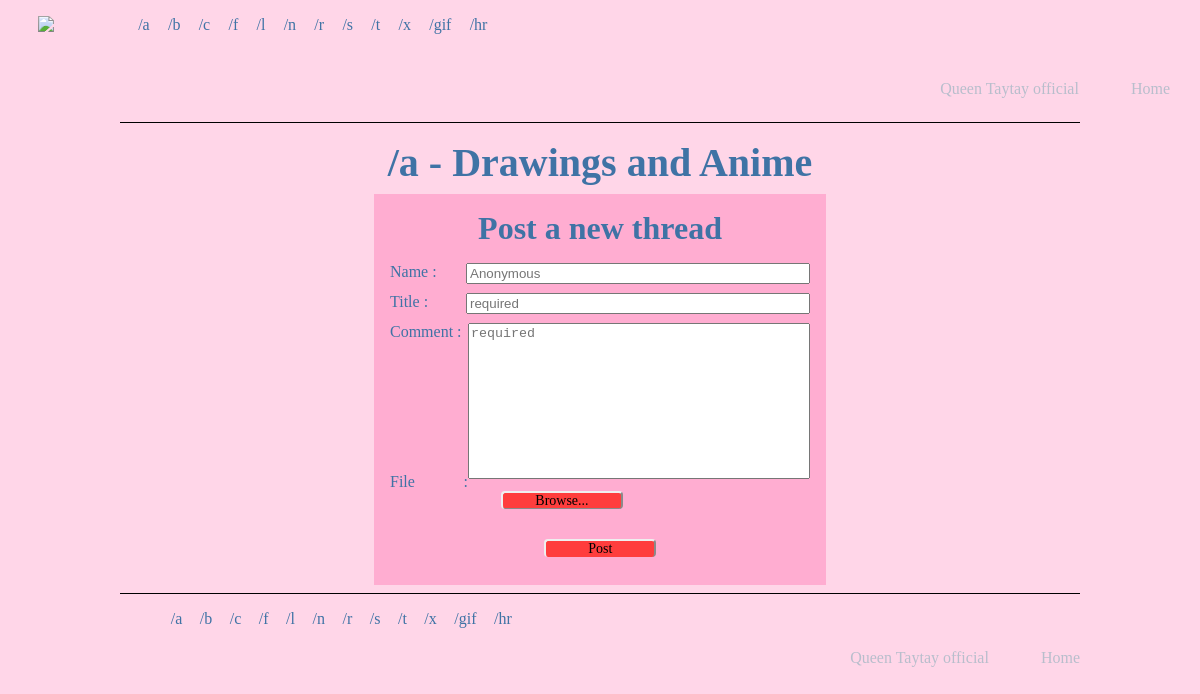
/thread.php?id=1, run on the app's committed database.
### tables this page shows
CREATE TABLE `category` (
  `id` int(11) NOT NULL,
  `type` varchar(8) NOT NULL,
  `category` varchar(123) NOT NULL
);

### thread.php (the view, shortened to what this page needs)
<?php
	$whatForm = 'thread';
	$id = 'category_id';
	require_once 'connect.php';
    $title = 'SELECT
    `id`,
	`type`,
	`category`
	FROM
	`category`
	;';
	$stmt = $pdo->prepare($title);
    $stmt->execute();
    $headList = $stmt->fetchAll();
    $getTitle = array();
    foreach ($headList as $key => $value) {
    	if($headList[$key]['id']==$_GET['id'])
    	{
    		array_push($getTitle, $headList[$key]['type'], $headList[$key]['category'], $headList[$key]['id']);
    	}
    }
?>
<!DOCTYPE html>
<html>
<head>
	<link rel="stylesheet" type="text/css" href="styles/tschan.css">
</head>
<body>
	<?php
		require_once 'header.php';
		require_once 'form.php';
	?>
	<?php
		require_once('footer.php');
	?>
</body>
</html>

### header.php
<header class="page">
	<a href="index.php"><img src="content/logoSwift.png" class="logo"></a>
	<ul class="headList">
<?php foreach ($headList as $key => $value): ?>
		<li class="navList" title="<?=$headList[$key]['category']?>"><a href="thread.php?id=<?=$headList[$key]['id']?>">/<?=$headList[$key]['type']?></a></li>
<?php endforeach; ?>
	</ul>
	<nav class="headNav">
		<a href="http://www.taylorswift.com">Queen Taytay official</a>
		<a href="index.php">Home</a>
	</nav>
</header>

### form.php (shortened to what this page needs)
<main>
	<div class="thForm">
<?php
	if (isset($_GET['id'])):
?>
	<h2>/<?=$getTitle['0']?> - <?=$getTitle['1']?></h2>
		<h3 id="formTitle">Post a new <?=$whatForm?></h3>
		<form id="dropper" class="newThread" method="post" enctype="multipart/form-data">
			<div class="formLine">
				<span class="what">Name :</span>
				<input class="formContent" type="text" name="name" placeholder="Anonymous">
			</div>
			<?php if ($id == 'category_id'): ?>
				<div class="formLine">
					<span class="what">Title :</span>
					<input class="checkClass formContent" type="text" name="title" placeholder="required" required="required">
				</div>
			<?php endif; ?>
			<div class="textarea">
				<span class="what">Comment :</span>
				<textarea class="formContent" name="comment" maxlength="4208" rows="10" placeholder="required" selectionDirection="none" required="required"></textarea>
			</div>
			<div class="formLine">
				<span class="what">File :</span>
				<label for="file" class="browse">Browse...</label>
			</div>
			<div class="formLine">
			</div>
			<div class="formLine">
				<label id="button" class="post">Post</label>
			</div>
		</form>
	</div>
<?php
	endif;
?>

### footer.php
</main>
<footer>
	<ul class="footList">
<?php foreach ($headList as $key => $value): ?>
		<li class="navList" title="<?=$headList[$key]['category']?>"><a href="thread.php?id=<?=$headList[$key]['id']?>">/<?=$headList[$key]['type']?></a></li>
<?php endforeach; ?>
	</ul>
	<nav class="footNav">
		<a href="http://www.taylorswift.com">Queen Taytay official</a>
		<a href="index.php">Home</a>
	</nav>
</footer>

### styles/tschan.css (style rules this page uses)
body { background-color: #FFD6E8; margin: 0; font-size: 1em; color: #3F73A5; }
ul { list-style: none; }
li a { color: #3F73A5; }
a { text-decoration: none; color: #B8BECC; }
.navList { margin-left: 8px; }
.page { width: 95%; max-height: 84px; margin: 0 auto; }
.logo { height: 84px; float: left; margin-left: 8px; }
.headList { margin-left: 5%; margin-bottom: 5px; max-height: 100%; }
.headList li { display: inline; padding: 0.3%; }
.headNav { float: right; display: inline; margin-top: 2.56em; }
.headNav a { margin-left: 3em; font-size: 1em; }
.formLine .post { display: flex; width: 8%; margin: 0 auto; padding-left: 42px; background-color: #FF3D3D; border-radius: 4px; text-align: center; }
.browse, .post { -moz-box-shadow:inset 0px 39px 0px -24px #FF3D3D; -webkit-box-shadow:inset 0px 39px 0px -24px #FF3D3D; box-shadow:inset 0px 39px 0px -24px #FF3D3D; background-color: #8A8A8A; -moz-border-radius:4px; -webkit-border-radius:4px; border-radius:4px; border-top: 2px solid #EFEFEF; border-left: 2px solid #EFEFEF; border-right: 2px solid #8A8A8A; display:inline-block; cursor:pointer; color:black; font-family: Lucida ; font-size:14px; padding: 0 32px; margin-left: 26.5%; }
h2 { display: block; width: 500px; margin: 0 auto; text-align: center; font-size: 2.5em; padding-top: 8px; padding-bottom: 8px; }
h3 { display: block; max-width: 452px; margin: 0 auto; background-color: #ffadd1; text-align: center; padding-top: 16px; font-size: 2em; }
.thForm { max-width: 80%; margin: 0 auto; margin-top: 88px; border-top: 1px solid black; text-align: justify; padding-top: 8px; padding-bottom: 8px; }
.newThread { padding: 16px; max-width: 420px; height: auto; margin: 0 auto; background-color: #ffadd1; }
.newThread input, .newThread textarea { width: 80%; float: right; resize: none; }
.newThread .formLine { display: block; min-height: 30px; }
.newThread .textarea { display: block; height: 150px; }
.what { height: 100%; }
footer { border-top: 1px solid black; max-width: 80%; margin: 0 auto; }
.footNav { float: right; display: inline; margin-top: 1em; margin-bottom: 10px; }
.footNav a { margin-left: 3em; font-size: 1em; text-decoration: none; color: #B8BECC; }
.footList { margin-bottom: 5px; max-height: 100%; }
.footList li { display: inline; padding: 0.3%; }

### data on the page
category: type "a", category "Drawings and Anime"
category: type "b"
category: type "c"
category: type "f"
category: type "l"
category: type "n"
category: type "r"
category: type "s"
category: type "t"
category: type "x"
category: type "gif"
category: type "hr"

### other printed values
$whatForm "thread"
